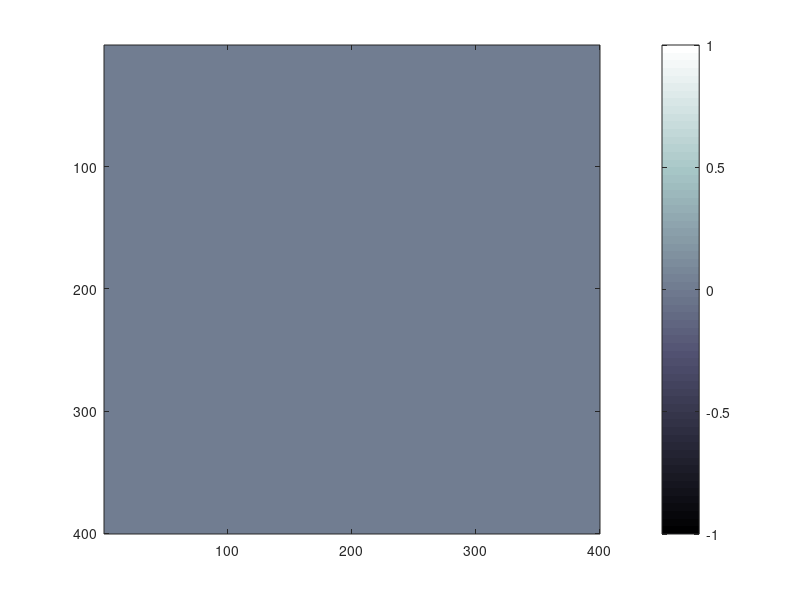

Reproduce this figure in MATLAB. (Note: this script raises an error after producing the figure.)
% Creates an animation of wave propagation using a simple cellular
% automaton (CA). 
% The algorithm is described in: 
% Komatsuzaki T., Iwata Y., Morishita S. (2012) Modelling of Incident Sound
% Wave Propagation around Sound Barriers Using Cellular Automata.In: 
% Sirakoulis G.C., Bandini S. (eds) Cellular Automata. ACRI 2012. Lecture
% Notes in Computer Science, vol 7495. Springer, Berlin, Heidelberg. 
% https://doi.org/10.1007/978-3-642-33350-7_40
clear all;

%% Parameters and initialisation
damping = 0.9;
omega   = 3/(2*pi);
dt      = 0.3;

Max_Steps = 500;
freq_plot = 5;
[Rows,Cols] = deal(400,400); % Number of cells in the lattice

Pressure = zeros(Rows,Cols); % Average atmospheric pressure
Pressure(:,[1,Cols]) = 0.0;
Pressure([1,Rows],:) = 0.0;
Velocity = zeros(Rows, Cols, 4);
[Source_x, Source_y] = deal(floor(Rows/3), floor(Cols/2));

im = imagesc(Pressure);
colorbar
caxis([-1,1])
colormap('bone')
drawnow

%% Simulation
for k=1:Max_Steps

    Pressure(Source_x, Source_y) = sin(omega*k*dt);
    
    % Update outflow velocities
    % Upward flow
    Velocity(:, 1:Cols-1, 1) = Velocity(:, 1:Cols-1, 1) ...
        + Pressure(:,1:Cols-1) - Pressure(:,2:Cols);
    Velocity(:, Cols, 1) = Pressure(:, Cols);
    
    % Downward flow
    Velocity(:, 2:Cols, 2)  = Velocity(:, 2:Cols, 2)  ...
        + Pressure(:,2:Cols) - Pressure(:,1:Cols-1);
    Velocity(:, 1, 2) = Pressure(:, 1);
    
    % Leftward flow
    Velocity(2:Rows, :, 3)  = Velocity(2:Rows, :, 3)  ...
        + Pressure(2:Rows, :) - Pressure(1:Rows-1,:);
    Velocity(1, :, 3) = Pressure(1, :);
    
    
    % Rightward flow
    Velocity(1:Rows-1, :, 4) = Velocity(1:Rows-1, :, 4) ...
        + Pressure(1:Rows-1, :) - Pressure(2:Rows, :);
    Velocity(Rows, :, 4) = Pressure(Rows, :);
    
    % Update Pressure according to directional velocities.
    Pressure = Pressure - 0.5*damping*sum(Velocity,3);
    
    % Update plot
    if rem(k, freq_plot)==0
        im.CData = Pressure;
        drawnow
    end
end
